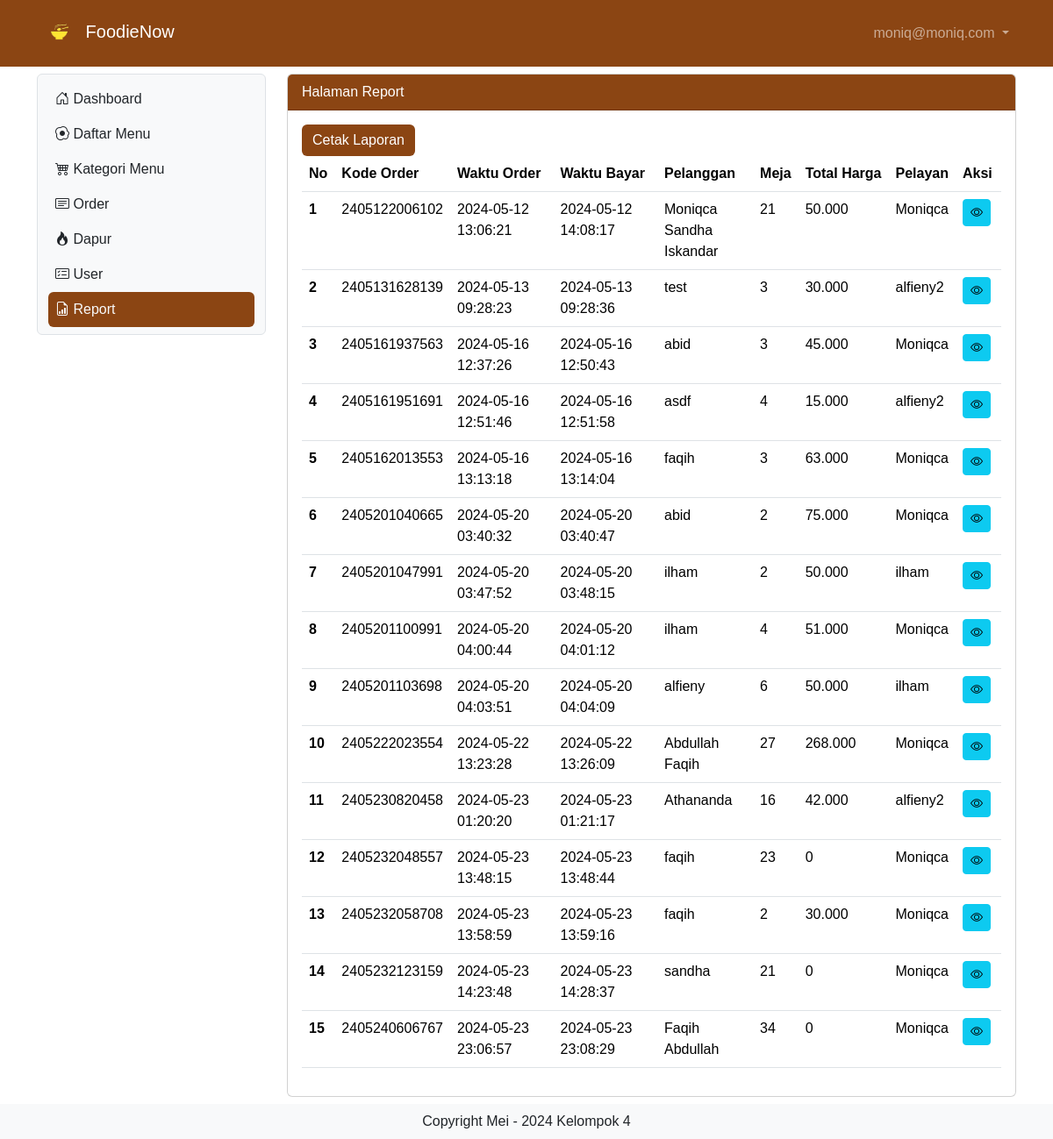
The page /report (signed in) on the database its author committed.
### tables this page shows
CREATE TABLE `tb_user` (
  `id` int(11) NOT NULL,
  `nama` varchar(200) DEFAULT NULL,
  `username` varchar(200) DEFAULT NULL,
  `password` varchar(200) DEFAULT NULL,
  `level` int(11) DEFAULT NULL,
  `nohp` varchar(15) DEFAULT NULL,
  `alamat` varchar(300) DEFAULT NULL
);

CREATE TABLE `tb_order` (
  `id_order` bigint(20) NOT NULL DEFAULT 0,
  `pelanggan` varchar(200) DEFAULT NULL,
  `meja` int(11) DEFAULT NULL,
  `pelayan` int(11) DEFAULT NULL,
  `waktu_order` timestamp NULL DEFAULT current_timestamp() ON UPDATE current_timestamp()
);

CREATE TABLE `tb_bayar` (
  `id_bayar` bigint(20) NOT NULL,
  `nominal_uang` bigint(20) DEFAULT NULL,
  `jumlah` bigint(20) DEFAULT NULL,
  `waktu_bayar` timestamp NULL DEFAULT current_timestamp()
);

### report.php (the view, shortened to what this page needs)
<?php
include "proses/connect.php";
$query = mysqli_query($conn, "SELECT tb_order.*, tb_bayar.*, nama, SUM(tb_daftar_menu.harga * tb_list_order.jumlah) AS harganya FROM tb_order
    LEFT JOIN tb_user ON tb_user.id = tb_order.pelayan
    LEFT JOIN tb_list_order ON tb_list_order.kode_order = tb_order.id_order
    LEFT JOIN tb_daftar_menu ON tb_daftar_menu.id = tb_list_order.menu
    JOIN tb_bayar ON tb_bayar.id_bayar = tb_order.id_order
    GROUP BY id_order ORDER BY waktu_order ASC");
while ($record = mysqli_fetch_array($query)) {
    $result[] = $record;
}
?>
<div class="col-lg-9 mt-2">
    <div class="card">
        <div class="card-header">
            Halaman Report
        </div>
        <div class="card-body">
            <button id="printReport" class="btn custom-tambah-button">Cetak Laporan</button>
            <?php
            if (empty($result)) {
                echo "Data menu makanan atau minuman tidak ada";
            } else {
                ?>
            <div class="table-responsive">
                <table id="reportTable" class="table table-hover">
                    <thead>
                        <tr class="text-nowrap">
                            <th scope="col">No</th>
                            <th scope="col">Kode Order</th>
                            <th scope="col">Waktu Order</th>
                            <th scope="col">Waktu Bayar</th>
                            <th scope="col">Pelanggan</th>
                            <th scope="col">Meja</th>
                            <th scope="col">Total Harga</th>
                            <th scope="col">Pelayan</th>
                            <th scope="col">Aksi</th>
                        </tr>
                    </thead>
                    <tbody>
                        <?php
                            $no = 1;
                            foreach ($result as $row) {
                                ?>
                        <tr>
                            <th scope="row"><?php echo $no++ ?></th>
                            <td><?php echo $row['id_order'] ?></td>
                            <td><?php echo $row['waktu_order'] ?></td>
                            <td><?php echo $row['waktu_bayar'] ?></td>
                            <td><?php echo $row['pelanggan'] ?></td>
                            <td><?php echo $row['meja'] ?></td>
                            <td><?php echo number_format((int) $row['harganya'], 0, ',', '.') ?></td>
                            <td><?php echo $row['nama'] ?></td>
                            <td>
                                <div class="d-flex">
                                    <a class="btn btn-info btn-sm me-1"
                                        href="./?x=viewitem&order=<?php echo $row['id_order'] . "&meja=" . $row['meja'] . "&pelanggan=" . $row['pelanggan'] ?>">
                                        <i class="bi bi-eye"></i>
                                    </a>
                                </div>
                            </td>
                        </tr>
                        <?php
                            }
                            ?>
                    </tbody>
                </table>
            </div>
            <?php
            }
            ?>
        </div>
    </div>
</div>

### header.php (shortened to what this page needs)
<?php
include "proses/connect.php";
$query = mysqli_query($conn, "SELECT * FROM tb_user WHERE username='$_SESSION[username_foodienow]'");
?>
<nav class="navbar navbar-expand navbar-dark custom-navbar-color sticky-top">
    <div class="container-lg">
        <a class="navbar-brand" href=".">
            <img src="assets/img/Logo/logo.png" style="height: 50px; width:auto;" alt="Logo">
            FoodieNow</a>
        <div class="collapse navbar-collapse justify-content-end" id="navbarNavDropdown">
            <ul class="navbar-nav">
                <li class="nav-item dropdown">
                    <a class="nav-link dropdown-toggle" href="#" role="button" data-bs-toggle="dropdown"
                        aria-expanded="false">
                        <?php echo $hasil['username']; ?>
                    </a>
                </li>
            </ul>
        </div>
    </div>
</nav>

### main.php (style rules this page uses)
body { font-family: Arial, Helvetica, sans-serif; }
.custom-navbar-color { background-color: #8B4513; }
.card-header { background-color: #8B4513; color:white; }
.custom-tambah-button { background-color: #8B4513; color: white; border: none; }

### rows shown on the page
tb_user: username "moniq@moniq.com"
tb_order: id_order "2405122006102", waktu_order "2024-05-12 13:06:21", tb_bayar.waktu_bayar "2024-05-12 14:08:17", pelanggan "Moniqca Sandha Iskandar", meja "21", harganya "50.000", pelayan.nama "Moniqca"
tb_order: id_order "2405131628139", waktu_order "2024-05-13 09:28:23", tb_bayar.waktu_bayar "2024-05-13 09:28:36", pelanggan "test", meja "3", harganya "30.000", pelayan.nama "alfieny2"
tb_order: id_order "2405161937563", waktu_order "2024-05-16 12:37:26", tb_bayar.waktu_bayar "2024-05-16 12:50:43", pelanggan "abid", meja "3", harganya "45.000", pelayan.nama "Moniqca"
tb_order: id_order "2405161951691", waktu_order "2024-05-16 12:51:46", tb_bayar.waktu_bayar "2024-05-16 12:51:58", pelanggan "asdf", meja "4", harganya "15.000", pelayan.nama "alfieny2"
tb_order: id_order "2405162013553", waktu_order "2024-05-16 13:13:18", tb_bayar.waktu_bayar "2024-05-16 13:14:04", pelanggan "faqih", meja "3", harganya "63.000", pelayan.nama "Moniqca"
tb_order: id_order "2405201040665", waktu_order "2024-05-20 03:40:32", tb_bayar.waktu_bayar "2024-05-20 03:40:47", pelanggan "abid", meja "2", harganya "75.000", pelayan.nama "Moniqca"
tb_order: id_order "2405201047991", waktu_order "2024-05-20 03:47:52", tb_bayar.waktu_bayar "2024-05-20 03:48:15", pelanggan "ilham", meja "2", harganya "50.000", pelayan.nama "ilham"
tb_order: id_order "2405201100991", waktu_order "2024-05-20 04:00:44", tb_bayar.waktu_bayar "2024-05-20 04:01:12", pelanggan "ilham", meja "4", harganya "51.000", pelayan.nama "Moniqca"
tb_order: id_order "2405201103698", waktu_order "2024-05-20 04:03:51", tb_bayar.waktu_bayar "2024-05-20 04:04:09", pelanggan "alfieny", meja "6", harganya "50.000", pelayan.nama "ilham"
tb_order: id_order "2405222023554", waktu_order "2024-05-22 13:23:28", tb_bayar.waktu_bayar "2024-05-22 13:26:09", pelanggan "Abdullah Faqih", meja "27", harganya "268.000", pelayan.nama "Moniqca"
tb_order: id_order "2405230820458", waktu_order "2024-05-23 01:20:20", tb_bayar.waktu_bayar "2024-05-23 01:21:17", pelanggan "Athananda", meja "16", harganya "42.000", pelayan.nama "alfieny2"
tb_order: id_order "2405232048557", waktu_order "2024-05-23 13:48:15", tb_bayar.waktu_bayar "2024-05-23 13:48:44", pelanggan "faqih", meja "23", harganya "0", pelayan.nama "Moniqca"
tb_order: id_order "2405232058708", waktu_order "2024-05-23 13:58:59", tb_bayar.waktu_bayar "2024-05-23 13:59:16", pelanggan "faqih", meja "2", harganya "30.000", pelayan.nama "Moniqca"
tb_order: id_order "2405232123159", waktu_order "2024-05-23 14:23:48", tb_bayar.waktu_bayar "2024-05-23 14:28:37", pelanggan "sandha", meja "21", harganya "0", pelayan.nama "Moniqca"
tb_order: id_order "2405240606767", waktu_order "2024-05-23 23:06:57", tb_bayar.waktu_bayar "2024-05-23 23:08:29", pelanggan "Faqih Abdullah", meja "34", harganya "0", pelayan.nama "Moniqca"
